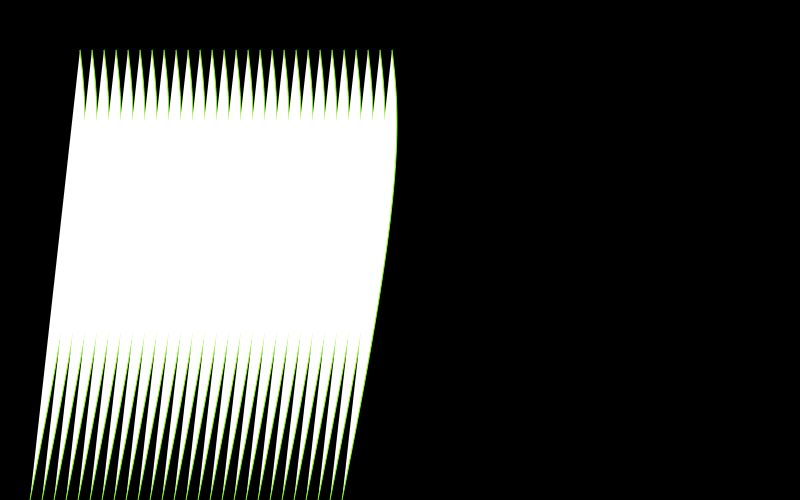
Frame 1 (no input)
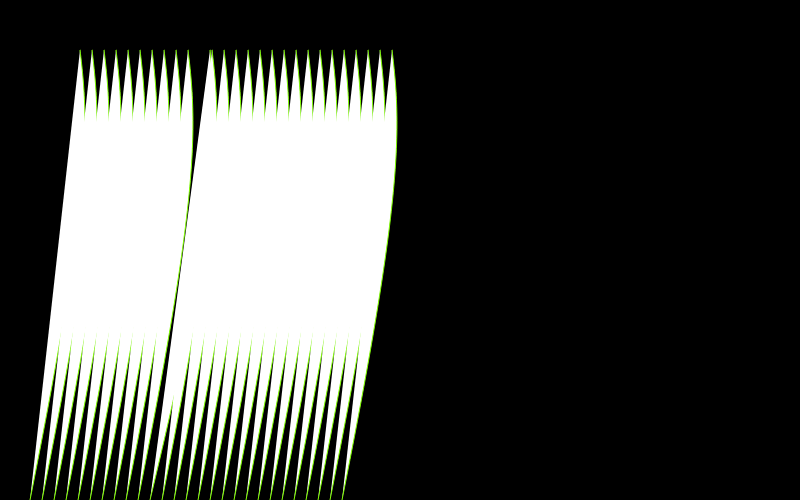
Frame 60 (no input)
Frame 120 (the mouse pressed at the canvas centre since frame 60): identical to frame 1, image omitted

The p5.js sketch that drew these frames (run headless with seeded random() and noise() and a simulated clock; from frame 60 on, the mouse is pressed at the canvas centre):

// p5.js sketch
// ── sketch.js

//doug sketch 1 grass

function setup() {
  // Sets the screen to be x pixels wide and y pixels high
  createCanvas(800, 500);
  colorMode(HSB, 360, 100, 100);

//  var radius = min(width, height) / 2;  
  var radius = 15;  
  secondsRadius = radius*1;

  speed = round(random(1,6));
  //speed_map = map(speed,1,6,10,60)
  blades = round(random(10,90));

  direction_rand = round(random(1,2));
  if (direction_rand==2) 
    {direction = 1}
    else
    {direction = -1}
}
// Hue , Saturation, Brightnes, alpha
//colorMode(HSB);

function draw() {

background(0,0,0);
stroke(90,100,100);

//line(10,10,300,300);
/*1.  Roll a 1-6 die to determine wind speed.  1 is still, 3 is moderate breeze, 6 is a gusty wind.
2.  Roll a die with 00,10,20,30,40,50,60,70,80,90 to determine how many blade of grass.
3.  If you are using paper, and you rolled >30 in step 2, repeat step 2 until you roll < 30.
4.  If you rolled a 00 in step 2, go to step 2 again.
5.  Determine direction.  Roll a 1-6 die.  Odd the wind blows left.  Even the wind blows right.
6.  Draw a line from the top of the page to the bottom using the following criteria:
     The higher the windspeed, the more "curvy wave" you will have to your grass.
      The higher the windspeed, the greater the angle you will have to each blade of grass.
      The direction of the wave will determine the direction of the angle.
      The bottom third of the grass will be straight.
7.  Repeat  step 6 for each count of blade of grass you rolled in step 2.
8.  If on paper, STOP.
9.  If on computer, try to animate the grass based on the windspeed.  
*/

//bezier(x1, y1, cpx1, cpy1, cpx2, cpy2, x2, y2)

for (var i = 0; i < blades; i++) {
 
  speed_change = round(random(1,100));
  if (speed_change < 2) 
    {change = 1}
    else
    {change = 0}
 
   speed_map = map(speed+change,1,6,10,60);
   let a=speed_map*direction; 
   let spacer = i*12;
   //bezier(30, 50, 40, 80, 40, 150, 30, 500);
   bezier(30+a+spacer, 50, 40+a+spacer, 80+a, 40+a+spacer, 150+a, 30+spacer, 500);
 // more statements
}

//debug 
//text ("Speed: " + speed, 10,10);
//text ("Direction: " + direction, 10,20);

}
